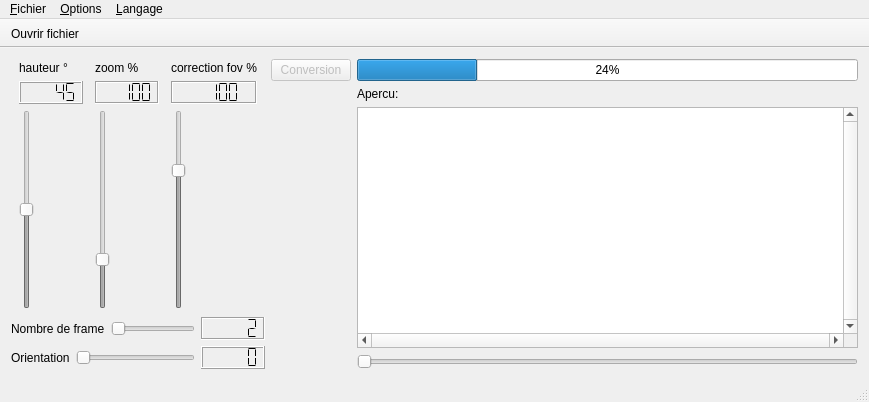
<?xml version="1.0" encoding="UTF-8"?>
<ui version="4.0">
 <class>MainWindow</class>
 <widget class="QMainWindow" name="MainWindow">
  <property name="geometry">
   <rect>
    <x>0</x>
    <y>0</y>
    <width>869</width>
    <height>402</height>
   </rect>
  </property>
  <property name="minimumSize">
   <size>
    <width>400</width>
    <height>300</height>
   </size>
  </property>
  <property name="windowTitle">
   <string>OpenFish</string>
  </property>
  <widget class="QWidget" name="centralWidget">
   <property name="enabled">
    <bool>true</bool>
   </property>
   <property name="autoFillBackground">
    <bool>true</bool>
   </property>
   <layout class="QHBoxLayout" name="horizontalLayout_2">
    <item>
     <layout class="QVBoxLayout" name="verticalLayout_7">
      <property name="sizeConstraint">
       <enum>QLayout::SetFixedSize</enum>
      </property>
      <item>
       <layout class="QHBoxLayout" name="horizontalLayout">
        <property name="sizeConstraint">
         <enum>QLayout::SetFixedSize</enum>
        </property>
        <property name="leftMargin">
         <number>2</number>
        </property>
        <property name="topMargin">
         <number>2</number>
        </property>
        <property name="rightMargin">
         <number>2</number>
        </property>
        <property name="bottomMargin">
         <number>2</number>
        </property>
        <item>
         <layout class="QVBoxLayout" name="verticalLayout">
          <property name="sizeConstraint">
           <enum>QLayout::SetDefaultConstraint</enum>
          </property>
          <item>
           <widget class="QLabel" name="labelHaut">
            <property name="text">
             <string>hauteur °</string>
            </property>
           </widget>
          </item>
          <item>
           <widget class="QLCDNumber" name="lcdNumberHaut">
            <property name="autoFillBackground">
             <bool>true</bool>
            </property>
            <property name="smallDecimalPoint">
             <bool>false</bool>
            </property>
            <property name="segmentStyle">
             <enum>QLCDNumber::Flat</enum>
            </property>
            <property name="value" stdset="0">
             <double>45.000000000000000</double>
            </property>
           </widget>
          </item>
          <item>
           <widget class="QSlider" name="verticalSliderHaut">
            <property name="enabled">
             <bool>false</bool>
            </property>
            <property name="maximum">
             <number>90</number>
            </property>
            <property name="value">
             <number>45</number>
            </property>
            <property name="orientation">
             <enum>Qt::Vertical</enum>
            </property>
            <property name="tickPosition">
             <enum>QSlider::NoTicks</enum>
            </property>
           </widget>
          </item>
         </layout>
        </item>
        <item>
         <layout class="QVBoxLayout" name="verticalLayout_2">
          <item>
           <widget class="QLabel" name="labelZoom">
            <property name="text">
             <string>zoom %</string>
            </property>
           </widget>
          </item>
          <item>
           <widget class="QLCDNumber" name="lcdNumberZoom">
            <property name="autoFillBackground">
             <bool>true</bool>
            </property>
            <property name="frameShape">
             <enum>QFrame::Box</enum>
            </property>
            <property name="frameShadow">
             <enum>QFrame::Sunken</enum>
            </property>
            <property name="segmentStyle">
             <enum>QLCDNumber::Flat</enum>
            </property>
            <property name="intValue" stdset="0">
             <number>100</number>
            </property>
           </widget>
          </item>
          <item>
           <widget class="QSlider" name="verticalSliderZoom">
            <property name="enabled">
             <bool>false</bool>
            </property>
            <property name="minimum">
             <number>10</number>
            </property>
            <property name="maximum">
             <number>400</number>
            </property>
            <property name="singleStep">
             <number>1</number>
            </property>
            <property name="value">
             <number>100</number>
            </property>
            <property name="orientation">
             <enum>Qt::Vertical</enum>
            </property>
           </widget>
          </item>
         </layout>
        </item>
        <item>
         <layout class="QVBoxLayout" name="verticalLayout_5">
          <item>
           <widget class="QLabel" name="labelFov">
            <property name="text">
             <string>correction fov %</string>
            </property>
           </widget>
          </item>
          <item>
           <widget class="QLCDNumber" name="lcdNumberFov">
            <property name="autoFillBackground">
             <bool>true</bool>
            </property>
            <property name="frameShadow">
             <enum>QFrame::Sunken</enum>
            </property>
            <property name="segmentStyle">
             <enum>QLCDNumber::Flat</enum>
            </property>
            <property name="intValue" stdset="0">
             <number>100</number>
            </property>
           </widget>
          </item>
          <item>
           <widget class="QSlider" name="verticalSliderFov">
            <property name="enabled">
             <bool>false</bool>
            </property>
            <property name="sizePolicy">
             <sizepolicy hsizetype="Fixed" vsizetype="Expanding">
              <horstretch>0</horstretch>
              <verstretch>0</verstretch>
             </sizepolicy>
            </property>
            <property name="minimum">
             <number>50</number>
            </property>
            <property name="maximum">
             <number>120</number>
            </property>
            <property name="value">
             <number>100</number>
            </property>
            <property name="sliderPosition">
             <number>100</number>
            </property>
            <property name="orientation">
             <enum>Qt::Vertical</enum>
            </property>
            <property name="invertedAppearance">
             <bool>false</bool>
            </property>
            <property name="invertedControls">
             <bool>false</bool>
            </property>
            <property name="tickPosition">
             <enum>QSlider::NoTicks</enum>
            </property>
           </widget>
          </item>
         </layout>
        </item>
       </layout>
      </item>
      <item>
       <layout class="QHBoxLayout" name="horizontalLayout_3">
        <item>
         <widget class="QLabel" name="frames">
          <property name="sizePolicy">
           <sizepolicy hsizetype="Fixed" vsizetype="Preferred">
            <horstretch>0</horstretch>
            <verstretch>0</verstretch>
           </sizepolicy>
          </property>
          <property name="text">
           <string>Nombre de frame</string>
          </property>
         </widget>
        </item>
        <item>
         <widget class="QSlider" name="framesSlider">
          <property name="sizePolicy">
           <sizepolicy hsizetype="Preferred" vsizetype="Fixed">
            <horstretch>0</horstretch>
            <verstretch>0</verstretch>
           </sizepolicy>
          </property>
          <property name="minimum">
           <number>2</number>
          </property>
          <property name="maximum">
           <number>6</number>
          </property>
          <property name="orientation">
           <enum>Qt::Horizontal</enum>
          </property>
          <property name="tickPosition">
           <enum>QSlider::NoTicks</enum>
          </property>
          <property name="tickInterval">
           <number>1</number>
          </property>
         </widget>
        </item>
        <item>
         <widget class="QLCDNumber" name="framesLcd">
          <property name="sizePolicy">
           <sizepolicy hsizetype="Fixed" vsizetype="Minimum">
            <horstretch>0</horstretch>
            <verstretch>0</verstretch>
           </sizepolicy>
          </property>
          <property name="frameShadow">
           <enum>QFrame::Sunken</enum>
          </property>
          <property name="segmentStyle">
           <enum>QLCDNumber::Flat</enum>
          </property>
          <property name="intValue" stdset="0">
           <number>2</number>
          </property>
         </widget>
        </item>
       </layout>
      </item>
      <item>
       <layout class="QHBoxLayout" name="horizontalLayout_4">
        <item>
         <widget class="QLabel" name="offset">
          <property name="sizePolicy">
           <sizepolicy hsizetype="Fixed" vsizetype="Preferred">
            <horstretch>0</horstretch>
            <verstretch>0</verstretch>
           </sizepolicy>
          </property>
          <property name="text">
           <string>Orientation</string>
          </property>
         </widget>
        </item>
        <item>
         <widget class="QSlider" name="offsetSlider">
          <property name="sizePolicy">
           <sizepolicy hsizetype="Minimum" vsizetype="Fixed">
            <horstretch>0</horstretch>
            <verstretch>0</verstretch>
           </sizepolicy>
          </property>
          <property name="maximum">
           <number>90</number>
          </property>
          <property name="orientation">
           <enum>Qt::Horizontal</enum>
          </property>
         </widget>
        </item>
        <item>
         <widget class="QLCDNumber" name="offsetLcd">
          <property name="sizePolicy">
           <sizepolicy hsizetype="Fixed" vsizetype="Minimum">
            <horstretch>0</horstretch>
            <verstretch>0</verstretch>
           </sizepolicy>
          </property>
          <property name="segmentStyle">
           <enum>QLCDNumber::Flat</enum>
          </property>
         </widget>
        </item>
       </layout>
      </item>
     </layout>
    </item>
    <item>
     <layout class="QVBoxLayout" name="verticalLayout_3">
      <item>
       <widget class="QPushButton" name="pushButton">
        <property name="enabled">
         <bool>false</bool>
        </property>
        <property name="sizePolicy">
         <sizepolicy hsizetype="Maximum" vsizetype="Fixed">
          <horstretch>0</horstretch>
          <verstretch>0</verstretch>
         </sizepolicy>
        </property>
        <property name="text">
         <string>Conversion</string>
        </property>
       </widget>
      </item>
      <item>
       <spacer name="verticalSpacer">
        <property name="orientation">
         <enum>Qt::Vertical</enum>
        </property>
        <property name="sizeHint" stdset="0">
         <size>
          <width>20</width>
          <height>40</height>
         </size>
        </property>
       </spacer>
      </item>
     </layout>
    </item>
    <item>
     <layout class="QVBoxLayout" name="verticalLayout_4">
      <item>
       <widget class="QProgressBar" name="progressBar">
        <property name="enabled">
         <bool>true</bool>
        </property>
        <property name="sizePolicy">
         <sizepolicy hsizetype="Expanding" vsizetype="Maximum">
          <horstretch>0</horstretch>
          <verstretch>0</verstretch>
         </sizepolicy>
        </property>
        <property name="value">
         <number>24</number>
        </property>
        <property name="textVisible">
         <bool>true</bool>
        </property>
        <property name="orientation">
         <enum>Qt::Horizontal</enum>
        </property>
        <property name="format">
         <string>%p%</string>
        </property>
       </widget>
      </item>
      <item>
       <widget class="QLabel" name="label">
        <property name="sizePolicy">
         <sizepolicy hsizetype="Minimum" vsizetype="Maximum">
          <horstretch>0</horstretch>
          <verstretch>0</verstretch>
         </sizepolicy>
        </property>
        <property name="text">
         <string>Apercu:</string>
        </property>
       </widget>
      </item>
      <item>
       <widget class="QGraphicsView" name="graphicsView">
        <property name="enabled">
         <bool>true</bool>
        </property>
        <property name="sizePolicy">
         <sizepolicy hsizetype="MinimumExpanding" vsizetype="MinimumExpanding">
          <horstretch>0</horstretch>
          <verstretch>0</verstretch>
         </sizepolicy>
        </property>
        <property name="focusPolicy">
         <enum>Qt::StrongFocus</enum>
        </property>
        <property name="frameShape">
         <enum>QFrame::StyledPanel</enum>
        </property>
        <property name="frameShadow">
         <enum>QFrame::Sunken</enum>
        </property>
        <property name="lineWidth">
         <number>4</number>
        </property>
        <property name="verticalScrollBarPolicy">
         <enum>Qt::ScrollBarAlwaysOn</enum>
        </property>
        <property name="horizontalScrollBarPolicy">
         <enum>Qt::ScrollBarAlwaysOn</enum>
        </property>
        <property name="interactive">
         <bool>false</bool>
        </property>
        <property name="renderHints">
         <set>QPainter::Antialiasing|QPainter::HighQualityAntialiasing|QPainter::TextAntialiasing</set>
        </property>
        <property name="dragMode">
         <enum>QGraphicsView::ScrollHandDrag</enum>
        </property>
        <property name="viewportUpdateMode">
         <enum>QGraphicsView::MinimalViewportUpdate</enum>
        </property>
       </widget>
      </item>
      <item>
       <widget class="QSlider" name="horizontalSliderTime">
        <property name="enabled">
         <bool>false</bool>
        </property>
        <property name="maximum">
         <number>1000</number>
        </property>
        <property name="orientation">
         <enum>Qt::Horizontal</enum>
        </property>
       </widget>
      </item>
     </layout>
    </item>
   </layout>
  </widget>
  <widget class="QMenuBar" name="menuBar">
   <property name="geometry">
    <rect>
     <x>0</x>
     <y>0</y>
     <width>869</width>
     <height>21</height>
    </rect>
   </property>
   <widget class="QMenu" name="menuTest">
    <property name="title">
     <string>&amp;Fichier</string>
    </property>
    <addaction name="actionAction_1"/>
    <addaction name="actionFermer"/>
   </widget>
   <widget class="QMenu" name="menuOptions">
    <property name="title">
     <string>&amp;Options</string>
    </property>
    <addaction name="actionR_solution"/>
    <addaction name="actionAvec_audio"/>
   </widget>
   <widget class="QMenu" name="menuLangage">
    <property name="tearOffEnabled">
     <bool>false</bool>
    </property>
    <property name="title">
     <string>&amp;Langage</string>
    </property>
    <addaction name="setFR"/>
    <addaction name="setEn"/>
    <addaction name="setRu"/>
   </widget>
   <addaction name="menuTest"/>
   <addaction name="menuOptions"/>
   <addaction name="menuLangage"/>
  </widget>
  <widget class="QStatusBar" name="statusBar"/>
  <widget class="QToolBar" name="toolBar">
   <property name="windowTitle">
    <string>toolBar</string>
   </property>
   <property name="movable">
    <bool>false</bool>
   </property>
   <property name="floatable">
    <bool>false</bool>
   </property>
   <attribute name="toolBarArea">
    <enum>TopToolBarArea</enum>
   </attribute>
   <attribute name="toolBarBreak">
    <bool>false</bool>
   </attribute>
   <addaction name="actionAction_1"/>
  </widget>
  <action name="actionAction_1">
   <property name="checkable">
    <bool>false</bool>
   </property>
   <property name="icon">
    <iconset>
     <normaloff>Open-icon.png</normaloff>Open-icon.png</iconset>
   </property>
   <property name="text">
    <string>&amp;Ouvrir fichier</string>
   </property>
   <property name="iconVisibleInMenu">
    <bool>false</bool>
   </property>
  </action>
  <action name="actionFermer">
   <property name="text">
    <string>&amp;Fermer</string>
   </property>
  </action>
  <action name="actionR_solution">
   <property name="text">
    <string>&amp;Résolution</string>
   </property>
  </action>
  <action name="actionAvec_audio">
   <property name="checkable">
    <bool>true</bool>
   </property>
   <property name="checked">
    <bool>true</bool>
   </property>
   <property name="text">
    <string comment="with sound">Avec audio</string>
   </property>
  </action>
  <action name="setFR">
   <property name="text">
    <string>Français</string>
   </property>
  </action>
  <action name="setEn">
   <property name="text">
    <string>Anglais</string>
   </property>
  </action>
  <action name="setRu">
   <property name="text">
    <string>Russe</string>
   </property>
  </action>
 </widget>
 <layoutdefault spacing="6" margin="11"/>
 <resources/>
 <connections>
  <connection>
   <sender>actionFermer</sender>
   <signal>triggered()</signal>
   <receiver>MainWindow</receiver>
   <slot>close()</slot>
   <hints>
    <hint type="sourcelabel">
     <x>-1</x>
     <y>-1</y>
    </hint>
    <hint type="destinationlabel">
     <x>434</x>
     <y>200</y>
    </hint>
   </hints>
  </connection>
  <connection>
   <sender>verticalSliderZoom</sender>
   <signal>valueChanged(int)</signal>
   <receiver>lcdNumberZoom</receiver>
   <slot>display(int)</slot>
   <hints>
    <hint type="sourcelabel">
     <x>92</x>
     <y>196</y>
    </hint>
    <hint type="destinationlabel">
     <x>147</x>
     <y>84</y>
    </hint>
   </hints>
  </connection>
  <connection>
   <sender>verticalSliderHaut</sender>
   <signal>valueChanged(int)</signal>
   <receiver>lcdNumberHaut</receiver>
   <slot>display(int)</slot>
   <hints>
    <hint type="sourcelabel">
     <x>20</x>
     <y>196</y>
    </hint>
    <hint type="destinationlabel">
     <x>54</x>
     <y>84</y>
    </hint>
   </hints>
  </connection>
  <connection>
   <sender>verticalSliderFov</sender>
   <signal>valueChanged(int)</signal>
   <receiver>lcdNumberFov</receiver>
   <slot>display(int)</slot>
   <hints>
    <hint type="sourcelabel">
     <x>165</x>
     <y>225</y>
    </hint>
    <hint type="destinationlabel">
     <x>189</x>
     <y>74</y>
    </hint>
   </hints>
  </connection>
  <connection>
   <sender>framesSlider</sender>
   <signal>valueChanged(int)</signal>
   <receiver>framesLcd</receiver>
   <slot>display(int)</slot>
   <hints>
    <hint type="sourcelabel">
     <x>141</x>
     <y>328</y>
    </hint>
    <hint type="destinationlabel">
     <x>221</x>
     <y>328</y>
    </hint>
   </hints>
  </connection>
  <connection>
   <sender>offsetSlider</sender>
   <signal>valueChanged(int)</signal>
   <receiver>offsetLcd</receiver>
   <slot>display(int)</slot>
   <hints>
    <hint type="sourcelabel">
     <x>134</x>
     <y>359</y>
    </hint>
    <hint type="destinationlabel">
     <x>221</x>
     <y>359</y>
    </hint>
   </hints>
  </connection>
 </connections>
</ui>
